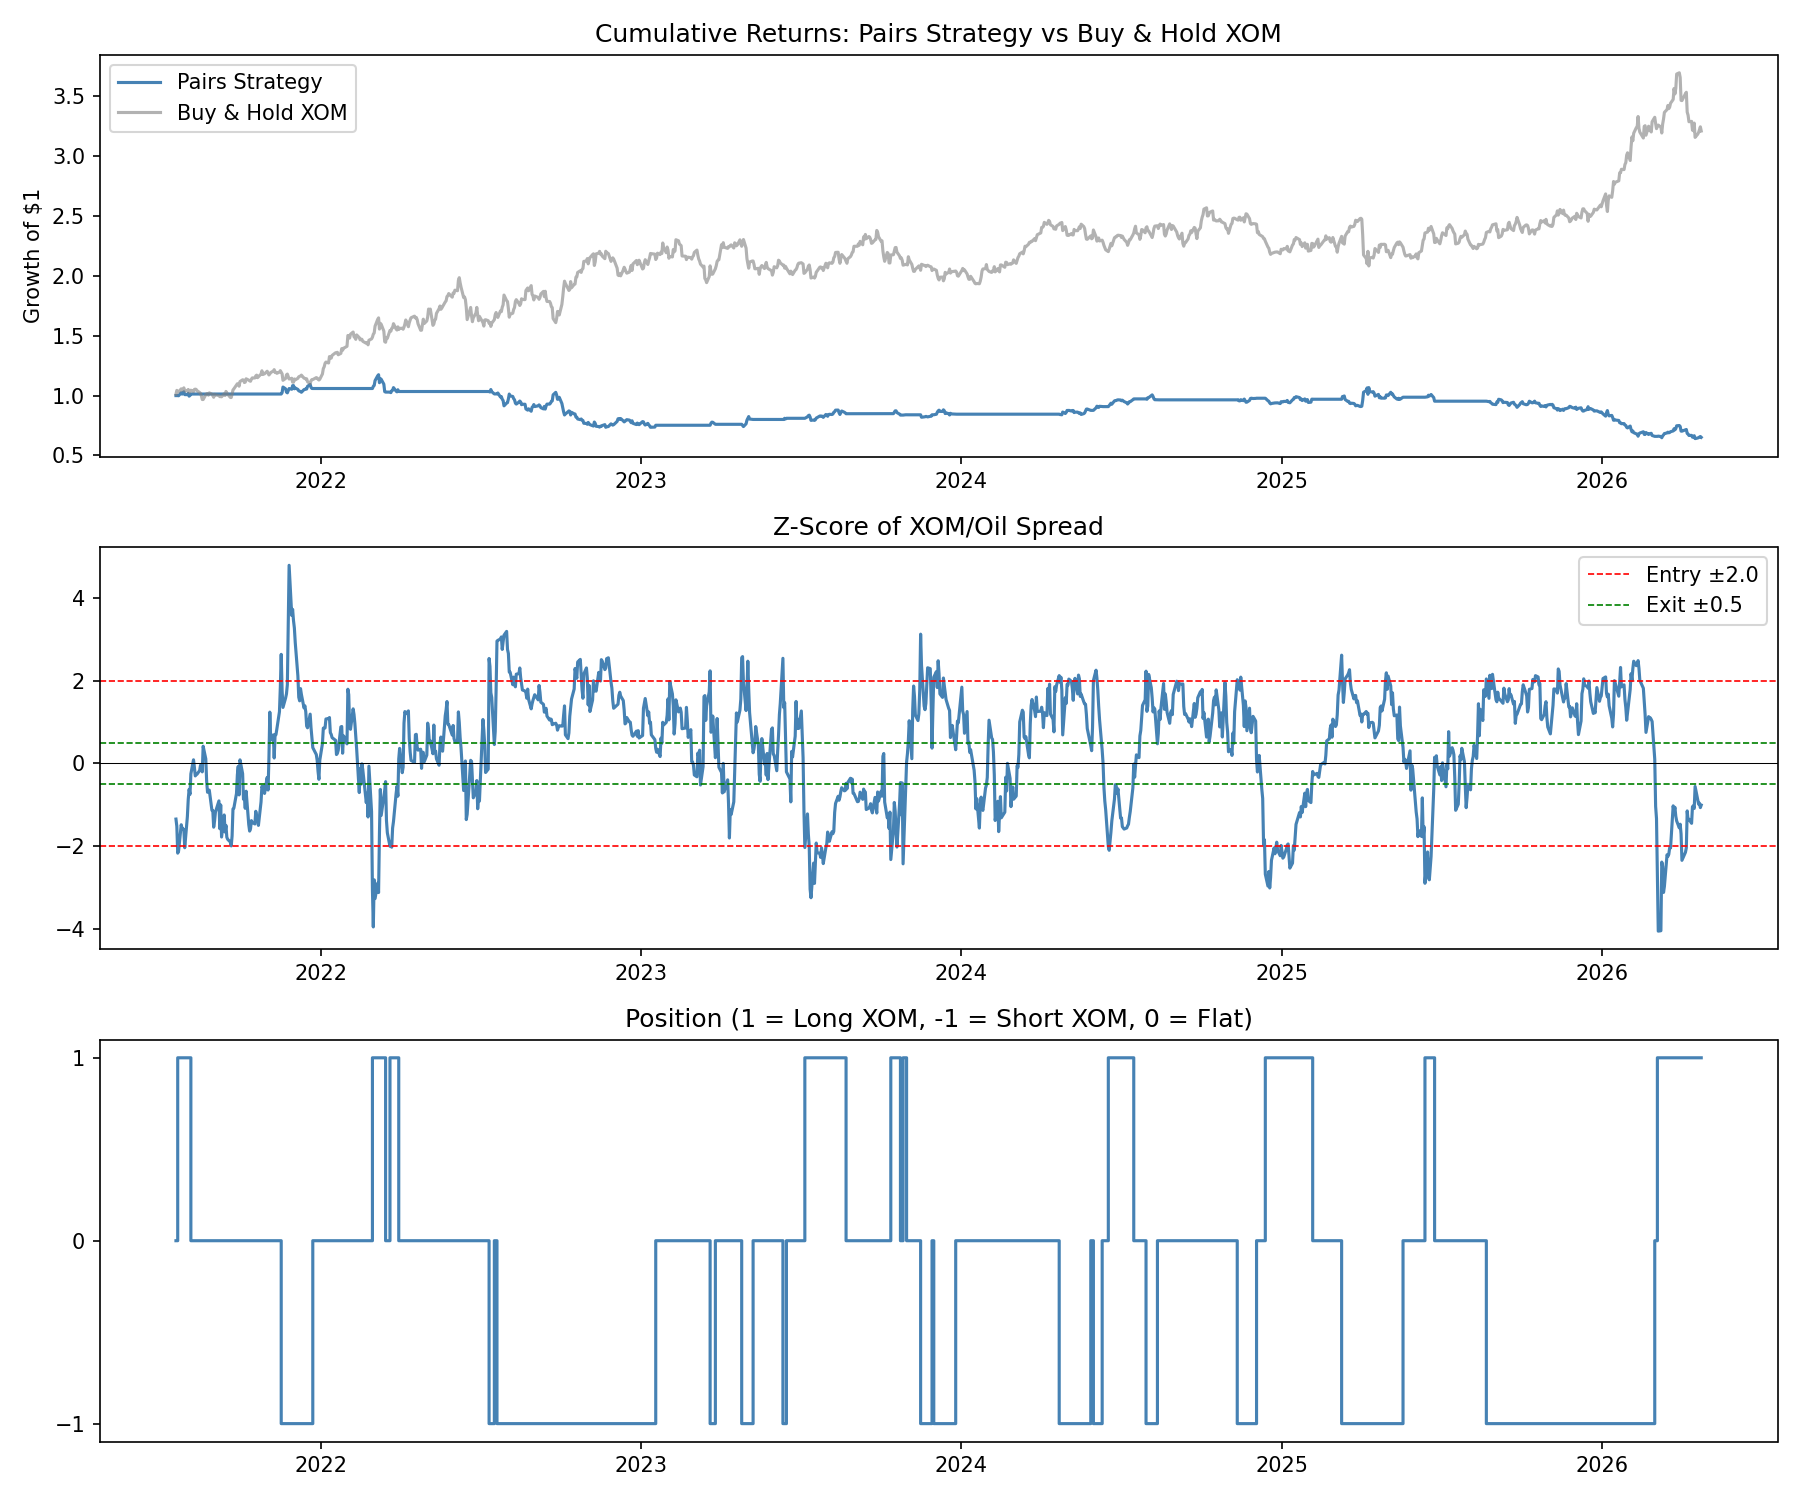

Reproduce this figure in Python.
import pandas as pd
import numpy as np
import matplotlib.pyplot as plt
import yfinance as yf

oil = yf.download("CL=F", period="5y")
xom = yf.download("XOM", period="5y")

data = pd.DataFrame()
data["oil_close"] = oil["Close"]
data["xom_close"] = xom["Close"]
data = data.dropna()

data["log_oil"] = np.log(data["oil_close"])
data["log_xom"] = np.log(data["xom_close"])

# Spread = how far XOM is from its normal relationship with oil
window = 60
data["spread"] = data["log_xom"] - data["log_oil"]
data["spread_mean"] = data["spread"].rolling(window).mean()
data["spread_std"] = data["spread"].rolling(window).std()
data["z_score"] = (data["spread"] - data["spread_mean"]) / data["spread_std"]

# Entry: z > 2 means XOM overpriced vs oil → short XOM
# Entry: z < -2 means XOM underpriced vs oil → long XOM
# Exit: when spread reverts to within ±0.5
ENTRY_Z = 2.0
EXIT_Z = 0.5

position = []
current_pos = 0
for _, row in data.iterrows():
    z = row["z_score"]
    if row["z_score"] > ENTRY_Z:
        current_pos = -1
    elif row["z_score"] < -ENTRY_Z:
        current_pos = 1
    elif abs(z) < EXIT_Z:
        current_pos = 0
    position.append(current_pos)

data["position"] = position
data["xom_return"] = data["xom_close"].pct_change()
data["strategy_return"] = data["position"].shift(1) * data["xom_return"]

data_clean = data.dropna()
data_clean = data_clean
cumret   = (1 + data_clean["strategy_return"]).cumprod()
buyhold  = (1 + data_clean["xom_return"]).cumprod()

total_return   = cumret.iloc[-1] - 1
buyhold_return = buyhold.iloc[-1] - 1
sharpe         = data_clean["strategy_return"].mean() / data_clean["strategy_return"].std() * np.sqrt(252)
rolling_max    = cumret.cummax()
max_dd         = ((cumret - rolling_max) / rolling_max).min()
days_active    = (data_clean["position"] != 0).sum()

print("--- Pairs Trading: XOM vs Oil ---")
print(f"Strategy return:   {total_return:+.1%}")
print(f"Buy & hold return: {buyhold_return:+.1%}")
print(f"Sharpe ratio:      {sharpe:.2f}")
print(f"Max drawdown:      {max_dd:.1%}")
print(f"Days in market:    {days_active} / {len(data_clean)}")

fig, axes = plt.subplots(3, 1, figsize=(12, 10))

axes[0].plot(data_clean.index, cumret,  label="Pairs Strategy", color="steelblue")
axes[0].plot(data_clean.index, buyhold, label="Buy & Hold XOM", color="gray", alpha=0.6)
axes[0].set_title("Cumulative Returns: Pairs Strategy vs Buy & Hold XOM")
axes[0].set_ylabel("Growth of $1")
axes[0].legend()

axes[1].plot(data_clean.index, data_clean["z_score"], color="steelblue")
axes[1].axhline( ENTRY_Z, color="red",   linestyle="--", linewidth=0.8, label=f"Entry ±{ENTRY_Z}")
axes[1].axhline(-ENTRY_Z, color="red",   linestyle="--", linewidth=0.8)
axes[1].axhline( EXIT_Z,  color="green", linestyle="--", linewidth=0.8, label=f"Exit ±{EXIT_Z}")
axes[1].axhline(-EXIT_Z,  color="green", linestyle="--", linewidth=0.8)
axes[1].axhline(0, color="black", linewidth=0.5)
axes[1].set_title("Z-Score of XOM/Oil Spread")
axes[1].legend()

axes[2].plot(data_clean.index, data_clean["position"], color="steelblue", drawstyle="steps-post")
axes[2].set_title("Position (1 = Long XOM, -1 = Short XOM, 0 = Flat)")
axes[2].set_yticks([-1, 0, 1])

plt.tight_layout()
plt.savefig("PairsTrading.png", dpi=150)
plt.show()
